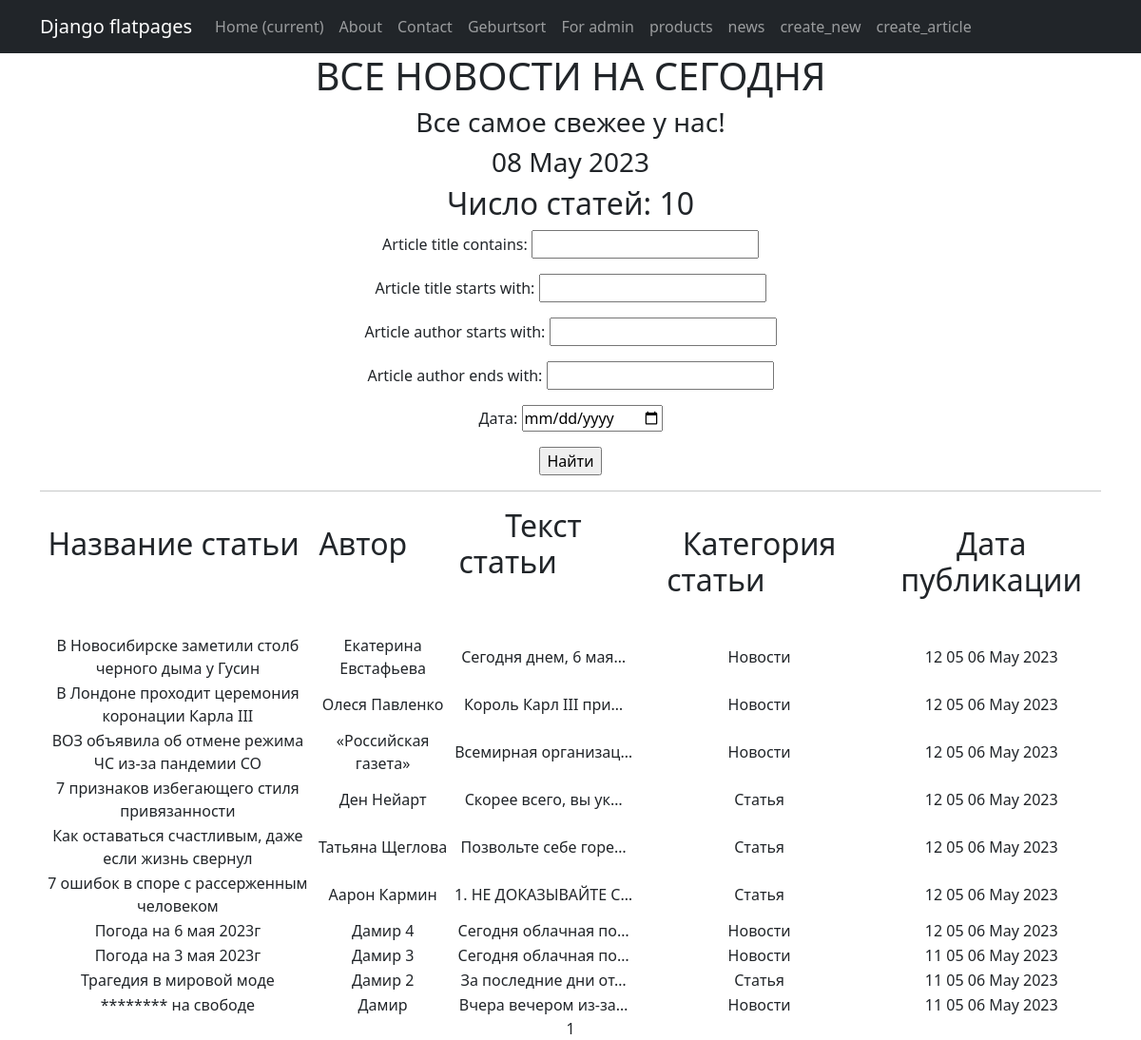
Page /post/ on the earlier database version.
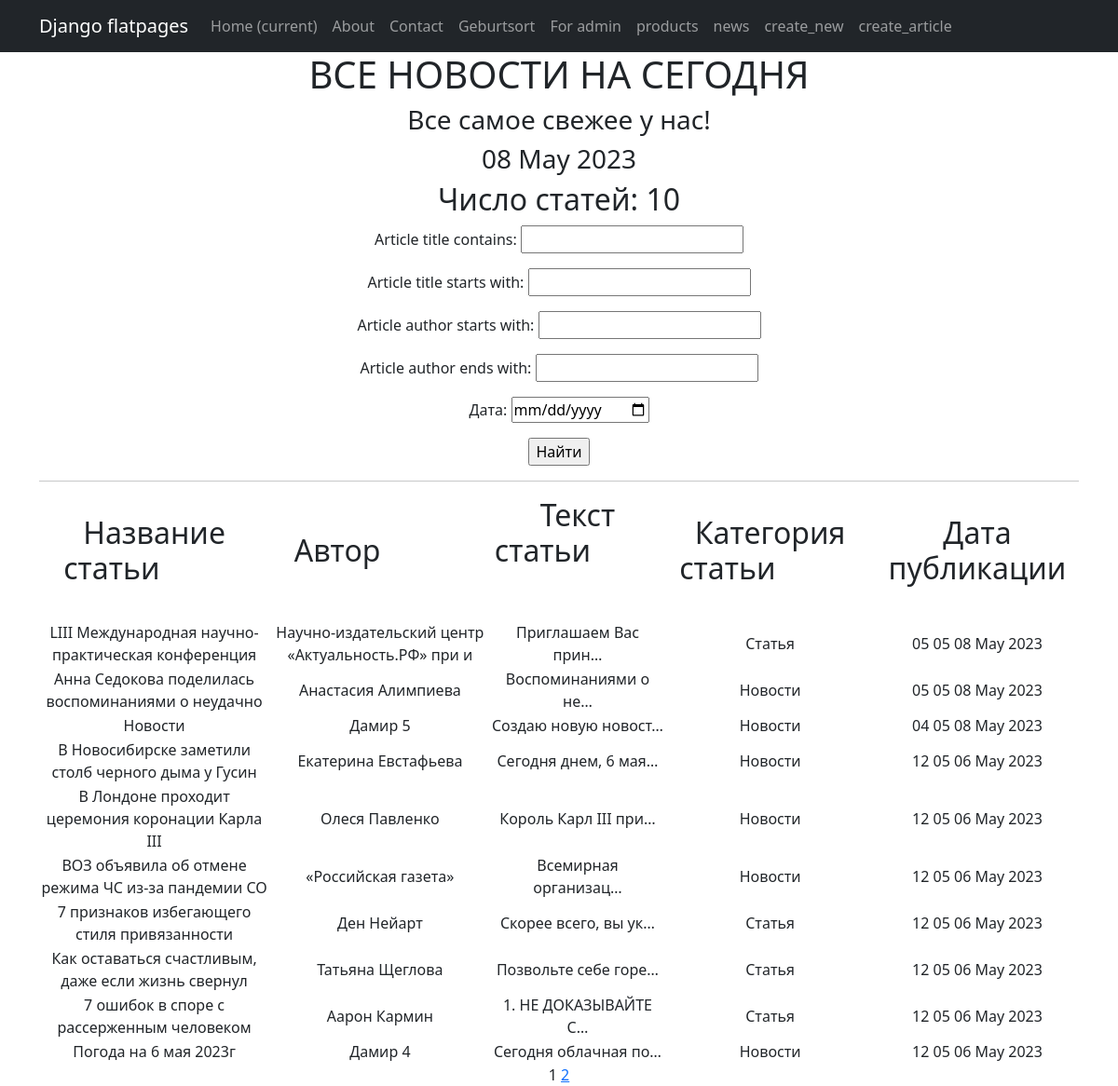
Same page on the later database version.
### simpleapp/models.py (models this page shows, shortened)
class NewsPortal(models.Model):
    sort_date_of_publication = models.DateTimeField(auto_now_add=True)
    article_title = models.CharField(max_length=50, unique=True)   # названия статьи не должны повторяться
    article_author = models.CharField(max_length=50)
    article_description = models.TextField()   # Текст статьи
    news_category = models.ForeignKey(to='NewsCategory', on_delete=models.CASCADE, related_name='news')   # все

class NewsCategory(models.Model):
    article_title = models.CharField(max_length=100, unique=True)

### simpleapp/views.py (the view)
# urls.py: path('post/', NewsList.as_view()),
class NewsList(ListView):
    model = NewsPortal
    ordering = '-sort_date_of_publication'
    template_name = 'flatpages/news.html'
    context_object_name = 'news'
    paginate_by = 10  # вот так мы можем указать количество записей на странице
    def get_queryset(self):
        queryset = super().get_queryset()
        self.filterset = NewsFilter(self.request.GET, queryset)
        return self.filterset.qs
    def get_context_data(self, **kwargs):
        context = super().get_context_data(**kwargs)
        context['time_now'] = datetime.utcnow()
        context['next_sale'] = 'Все самое свежее у нас!'
        context['filterset'] = self.filterset
        return context

### simpleapp/templatetags/custom_censor.py (called while the page is built)
def censor(value):
    bad_words = ['обезьян', 'Мартышки']
    for word in bad_words:
        value = value.replace(word, '*' * len(word))
    return value

### templates/flatpages/news.html (shortened to what this page needs)
{% extends 'flatpages/default.html' %}
{% load custom_censor %}
{% block content %}
   <h1>ВСЕ НОВОСТИ НА СЕГОДНЯ</h1>
   <h3> {{ next_sale|default_if_none:"Свежие новости каждый день!" }} </h3>
   <h3>{{ time_now|date:'d M Y' }}</h3>
   <tr>
      <h2>Число статей: {{ news|length  }} </h2>
   </tr>
   <form action="" method="get">
       {{ filterset.form.as_p }}
       <input type="submit" value="Найти" />
   </form>
   <hr>
   {% if news %}
       <table>
           <tr>
               <td><h2><p style="text-align: center;">Название статьи&nbsp; &nbsp; &nbsp; &nbsp; &nbsp; &nbsp;
               </p></h2></td>
               <td><h2><p style="text-align: center;">Автор&nbsp; &nbsp; &nbsp; &nbsp; &nbsp; &nbsp;
               </p></h2></td>
               <td><h2><p style="text-align: center;"> Текст статьи&nbsp; &nbsp; &nbsp; &nbsp; &nbsp; &nbsp; </p></h2></td>
               <td><h2><p style="text-align: center;"> Категория статьи&nbsp; &nbsp; &nbsp; &nbsp; &nbsp; &nbsp; </p></h2></td>
               <td><h2><p style="text-align: center;"> Дата публикации</p></h2></td>
           </tr>
            {% for new in news %}
            <tr>
              <td>{{ new.article_title|censor }}</td>
              <td>{{ new.article_author }}</td>
              <td>{{ new.article_description|truncatechars:20|censor }}</td>
              <td>{{ new.news_category.article_title }}</td>
              <td>{{ new.sort_date_of_publication|date:'h m d M Y' }}</td>
            </tr>
            {% endfor %}
       </table>
   {% else %}
       <h2>Статей нет!</h2>
   {% endif %}
   {{ page_obj.number }}
   {% if page_obj.has_next %}
       <a href="?page={{ page_obj.next_page_number }}">{{ page_obj.next_page_number }}</a>
   {% endif %}
{% endblock content %}

Differences in the rows shown:
no longer on this page (row unchanged): NewsPortal: article_title|censor "Погода на 3 мая 2023г", article_author "Дамир 3", article_description|censor "Сегодня облачная по…", news_category.article_title "Новости", sort_date_of_publication "11 05 06 May 2023"
no longer on this page (row unchanged): NewsPortal: article_title|censor "Трагедия в мировой моде", article_author "Дамир 2", article_description|censor "За последние дни от…", news_category.article_title "Статья", sort_date_of_publication "11 05 06 May 2023"
no longer on this page (row unchanged): NewsPortal: article_title|censor "******** на свободе", article_author "Дамир", article_description|censor "Вчера вечером из-за…", news_category.article_title "Новости", sort_date_of_publication "11 05 06 May 2023"
added NewsPortal: article_title|censor "LIII Международная научно-практическая конференция", article_author "Научно-издательский центр «Актуальность.РФ» при и", article_description|censor "Приглашаем Вас прин…", news_category.article_title "Статья", sort_date_of_publication "05 05 08 May 2023"
added NewsPortal: article_title|censor "Анна Седокова поделилась воспоминаниями о неудачно", article_author "Анастасия Алимпиева", article_description|censor "Воспоминаниями о не…", news_category.article_title "Новости", sort_date_of_publication "05 05 08 May 2023"
added NewsPortal: article_title|censor "Новости", article_author "Дамир 5", article_description|censor "Создаю новую новост…", news_category.article_title "Новости", sort_date_of_publication "04 05 08 May 2023"
Other differences:
{{ page_obj.next_page_number }}: (not shown) → "2"
